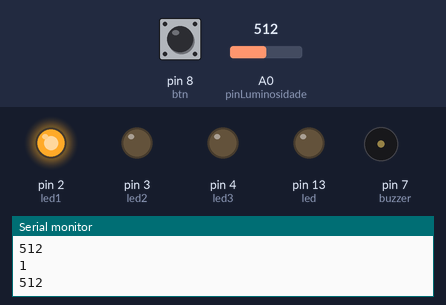
The sketch below on a simulated Arduino Uno, built with avr-gcc and run on an emulated ATmega328P. Shown: output pins drawn as LEDs (lit = HIGH), buzzer (waves = sounding), the last lines printed to the serial monitor. Inputs (shaded band) come from the test bench; at power-on: A0 (pinLuminosidade) = 512, pin 8 (btn) HIGH.

Above: at 1.2 s.
1.3 s: A0 (pinLuminosidade) set to 309
2.8 s: A0 (pinLuminosidade) set to 288
At 3.9 s:
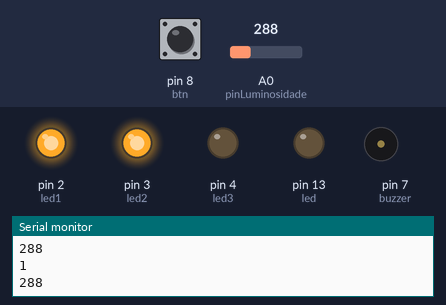
4.3 s: pin 8 (btn) pulled LOW for 0.15 s
At 4.43 s:
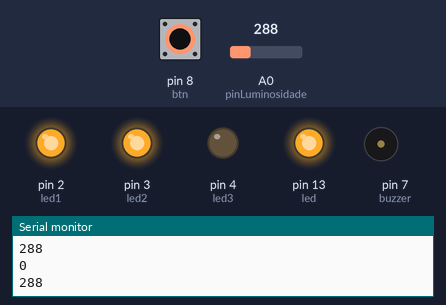
6.0 s: A0 (pinLuminosidade) set to 215
7.5 s: A0 (pinLuminosidade) set to 183
At 8.05 s:
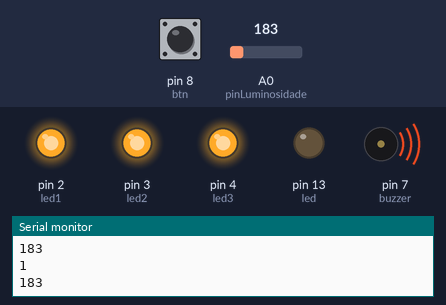
10.5 s: pin 8 (btn) pulled LOW for 1 s
At 11.07 s:
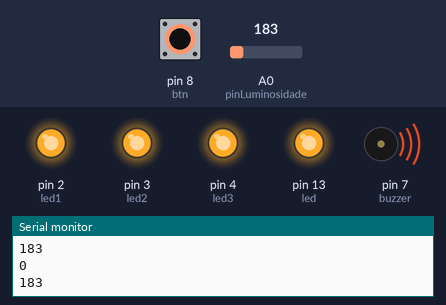
Timing chart, 0 to 13.5 s (numbered marks = the images above; inputs shaded):
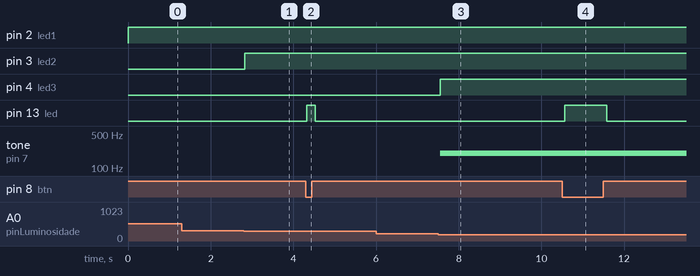

Measured:
- the behaviour switches between 301 and 300 on A0 (pinLuminosidade) (found by bisection; images 0 and 1)
- the behaviour switches between 201 and 200 on A0 (pinLuminosidade) (found by bisection; images 2 and 3)
- after the input at 2.8 s, pin 3 (led2): LOW → HIGH at once
- after the input at 4.3 s, pin 13 (led): LOW → HIGH at once, → LOW 0.20 s later
- after the input at 7.5 s, pin 4 (led3): LOW → HIGH after 0.05 s; tone on pin 7 (buzzer): silent → 200 Hz after 0.05 s
- after the input at 10.5 s, pin 13 (led): LOW → HIGH after 0.07 s, → LOW 1.0 s later

The sketch:

Led_Luminosidade_Buzzer.ino
```cpp
// PORTAS
int btn =8;
int led = 13;
int buzzer = 7;
int pinLuminosidade = 0;
int led1 =2;
int led2 =3;
int led3 =4;

//VALORES
int valorLuminosidade = 0;
int valorBtn = 0;

void setup() {
  // put your setup code here, to run once:
  pinMode(btn,INPUT_PULLUP);
  pinMode(led, OUTPUT);
  pinMode(led1, OUTPUT);
  pinMode(led2, OUTPUT);
  pinMode(led3, OUTPUT);
  pinMode(buzzer, OUTPUT);
  Serial.begin(9600);
}

void loop() {

  valorLuminosidade = analogRead(pinLuminosidade);
  Serial.println(valorLuminosidade);

    // put your main code here, to run repeatedly:

  valorBtn = digitalRead(btn);
  valorLuminosidade = analogRead(pinLuminosidade);


  Serial.println(valorBtn);
  Serial.println(valorLuminosidade);

  if(valorBtn == 0){
    //Toca musica e acende led
    digitalWrite(led, HIGH);
    tone(buzzer, 200, 100);
  }else{
    digitalWrite(led, LOW);
    noTone(buzzer);
  }

  if(valorLuminosidade <= 650){
    digitalWrite(led1, HIGH);
    if(valorLuminosidade <= 300){
      digitalWrite(led2, HIGH);
      if(valorLuminosidade <= 200){
        digitalWrite(led3, HIGH);
        tone(buzzer, 200, 100);
      }else{
        digitalWrite(led3, LOW);
        noTone(buzzer);
      }
    }else{
      digitalWrite(led2, LOW);
    }
  }else{
    digitalWrite(led3, LOW);
  }

  delay(100);
}
```
